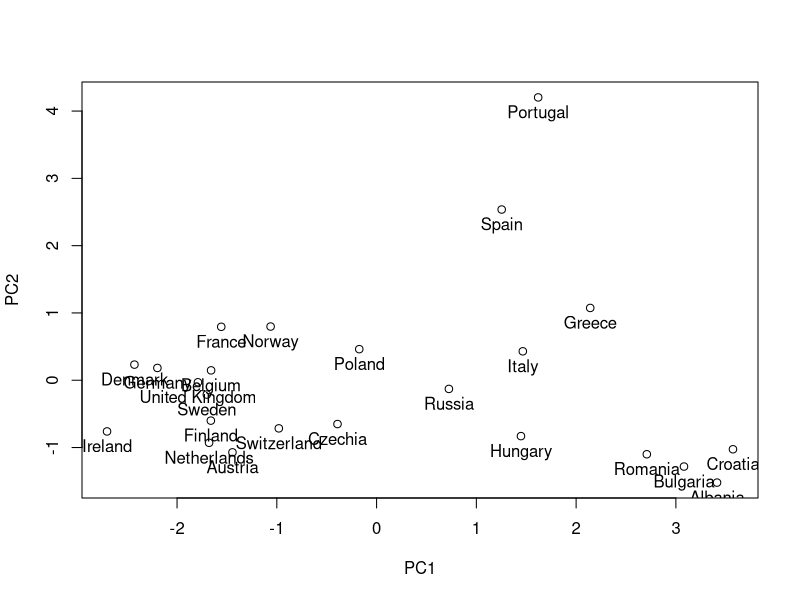

The R source for this figure:
# read in data file from working directory
df<- read.csv("maillard_r.csv")

# create data frame consisting only of quantitative variables
dfnum <- df[,2:10]

# execute PCA on standardized data (mean = 0, standard deviation = 1)
maillard_pca <- prcomp(dfnum, center = TRUE, scale = TRUE)

# display variable weights of the principal components
maillard_pca

# display proportion of variance explained for the principal components
summary(maillard_pca)

#create new plot window to make scatter plot more visible
dev.new()

# scatter plot of first two principal components
plot(maillard_pca$x[,1],maillard_pca$x[,2], xlab="PC1", ylab="PC2")

# adding country names as labels
text(maillard_pca$x[,1],maillard_pca$x[,2], df$Country, pos=1)
